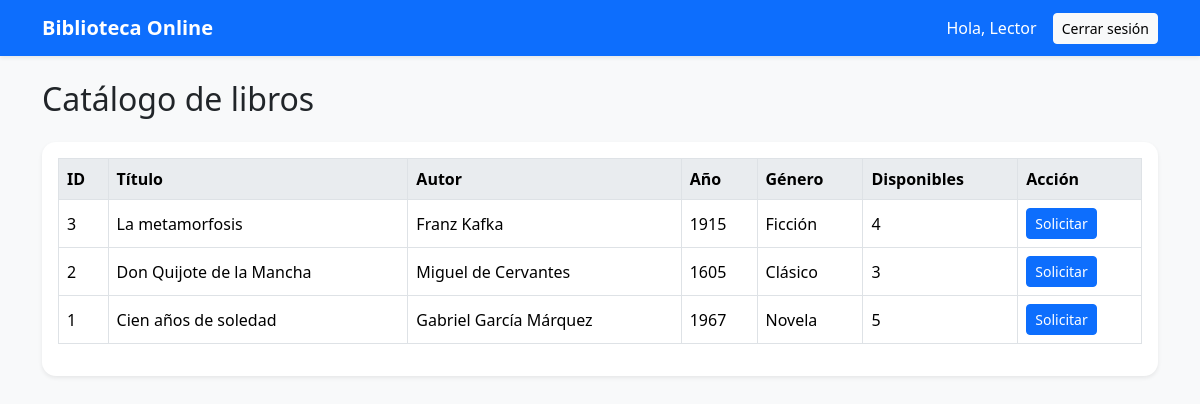
Page /reader/catalog.php (signed in) on the committed database.
### tables this page shows
CREATE TABLE books (
  id INT AUTO_INCREMENT PRIMARY KEY,
  title VARCHAR(100) NOT NULL,
  author VARCHAR(100) NOT NULL,
  year INT,
  genre VARCHAR(50),
  quantity INT NOT NULL DEFAULT 0
);

### reader/catalog.php (the view, shortened to what this page needs)
<?php
include('../config/db.php');
$books = $conn->query('SELECT * FROM books ORDER BY id DESC');
include('../includes/header.php');
?>
<h2 class="mb-4">Catálogo de libros</h2>
<div class="card shadow-sm"><div class="card-body">
    <div class="table-responsive">
        <table class="table table-bordered align-middle">
            <thead><tr><th>ID</th><th>Título</th><th>Autor</th><th>Año</th><th>Género</th><th>Disponibles</th><th>Acción</th></tr></thead>
            <tbody>
            <?php while($book = $books->fetch_assoc()): ?>
                <tr>
                    <td><?php echo $book['id']; ?></td>
                    <td><?php echo htmlspecialchars($book['title']); ?></td>
                    <td><?php echo htmlspecialchars($book['author']); ?></td>
                    <td><?php echo $book['year']; ?></td>
                    <td><?php echo htmlspecialchars($book['genre']); ?></td>
                    <td><?php echo $book['quantity']; ?></td>
                    <td>
                        <?php if ($book['quantity'] > 0): ?>
                            <a href="?borrow=<?php echo $book['id']; ?>" class="btn btn-primary btn-sm">Solicitar</a>
                        <?php else: ?>
                            <span class="text-danger">No disponible</span>
                        <?php endif; ?>
                    </td>
                </tr>
            <?php endwhile; ?>
            </tbody>
        </table>
    </div>
</div></div>
<?php include('../includes/footer.php'); ?>

### assets/css/style.css (style rules this page uses)
body { background-color: #f8f9fa; }
.card { border: none; border-radius: 14px; }
.table thead th { background-color: #e9ecef; }

### rows in the picture
books: id "3", title "La metamorfosis", author "Franz Kafka", year "1915", genre "Ficción", quantity "4"
books: id "2", title "Don Quijote de la Mancha", author "Miguel de Cervantes", year "1605", genre "Clásico", quantity "3"
books: id "1", title "Cien años de soledad", author "Gabriel García Márquez", year "1967", genre "Novela", quantity "5"

### other values in the picture
$_SESSION['username'] "Lector"
